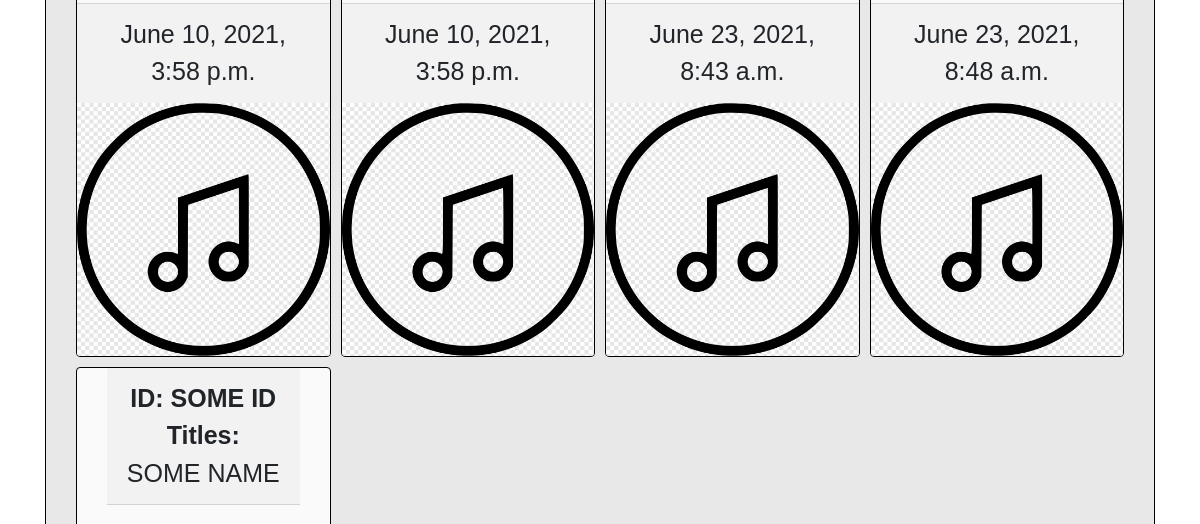
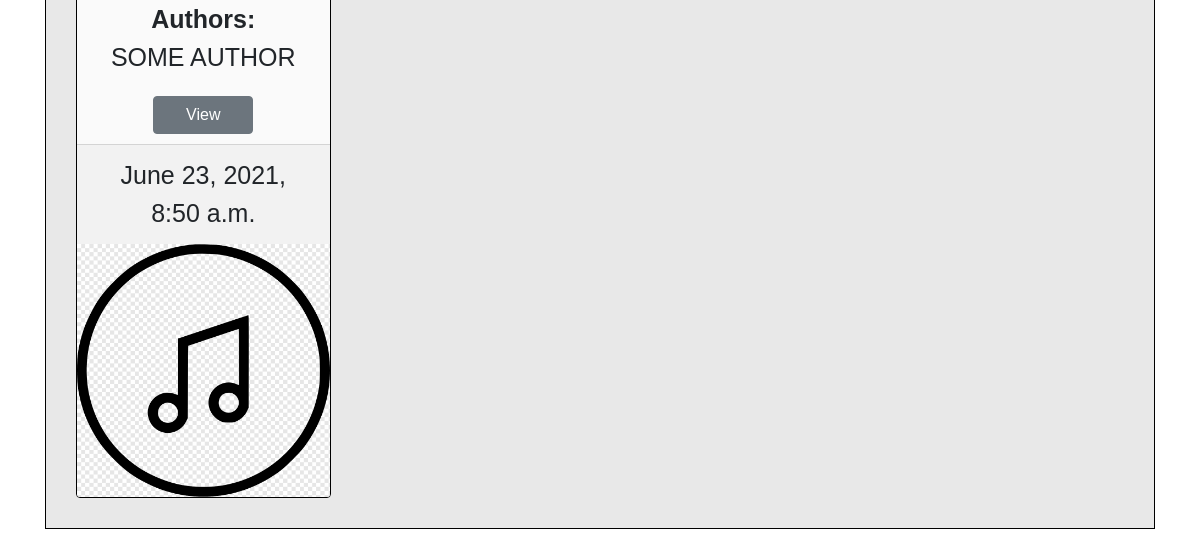
Before: / (lower part) with the older database file (2 pictures, top to bottom).
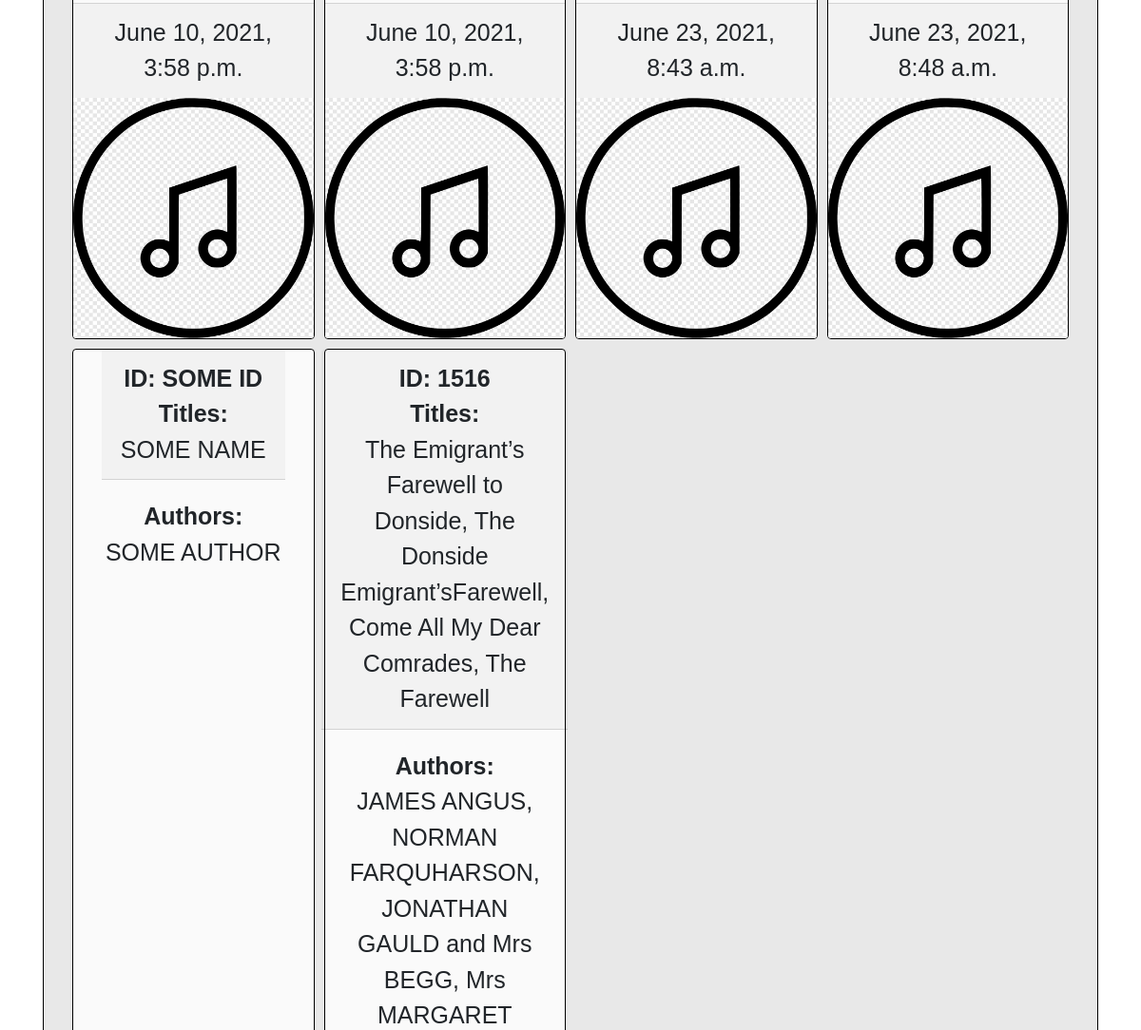
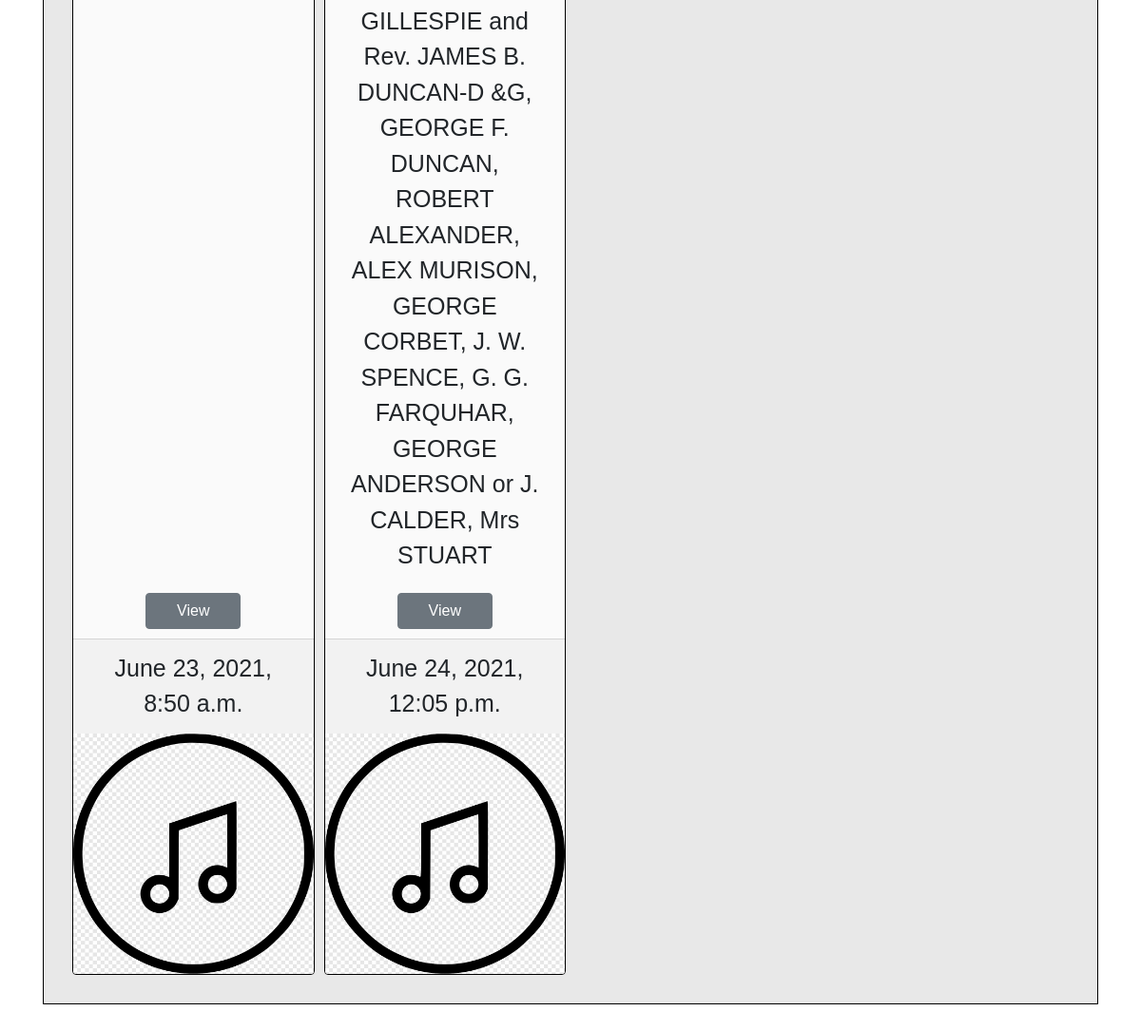
After: the same page with the newer database file (2 pictures, top to bottom).
### folksongs/models.py (models this page shows, shortened)
class Song(models.Model):
    songID = models.CharField(max_length=30, default="SOME ID")
    songName = models.TextField()
    songAuthor = models.TextField()
    description = models.TextField()
    created_date = models.DateTimeField(auto_now_add=True)

### folksongs/views.py (the view)
# urls.py: 2. Add a URL to urlpatterns:  path('', views.home, name='home')
def home(request):
    songs = Song.objects.all()
    return render(request, 'home.html', {'songs': songs})

### folksongs/templates/home.html
{% extends 'base.html' %}
{% block content %}
<div class="container">
	<div class="grid-container">
		{% for song in songs %}
		<div class="card card-home">
			<div class="card-header"><b>ID: {{song.songID}}</b> <br> <b>Titles:</b> <br>{{song.songName}}</div>
			<div class="card-body"><b>Authors:</b> <br>{{song.songAuthor}}</div>
			<a href="{% url 'song' id=song.id %}" class="btn btn-secondary btn-home">View</a>
			<div class="card-footer">{{song.created_date}}</div>
			<img class="card-img-bottom" src="/static/imgGleb/music.png" alt="hmm" style="width:100%">
		</div>
		{% endfor %}
	</div>
</div>
{% endblock %}

Changed rows visible on the page:
added Song: songID "1516", songName "The Emigrant’s Farewell to Donside, The Donside Emigrant’sFarewell, Come All My Dear Comrades, The Farewell", songAuthor "JAMES ANGUS, NORMAN FARQUHARSON, JONATHAN GAULD and Mrs BEGG, Mrs MARGARET GILLESPIE and Rev. JAMES B. DUNCAN-D &G, GEORGE F. DUNCAN, ROBERT ALEXANDER, ALEX MURISON, GEORGE CORBET, J. W. SPENCE, G. G. FARQUHAR, GEORGE ANDERSON or J. CALDER, Mrs STUART", created_date "June 24, 2021, 12:05 p.m."
